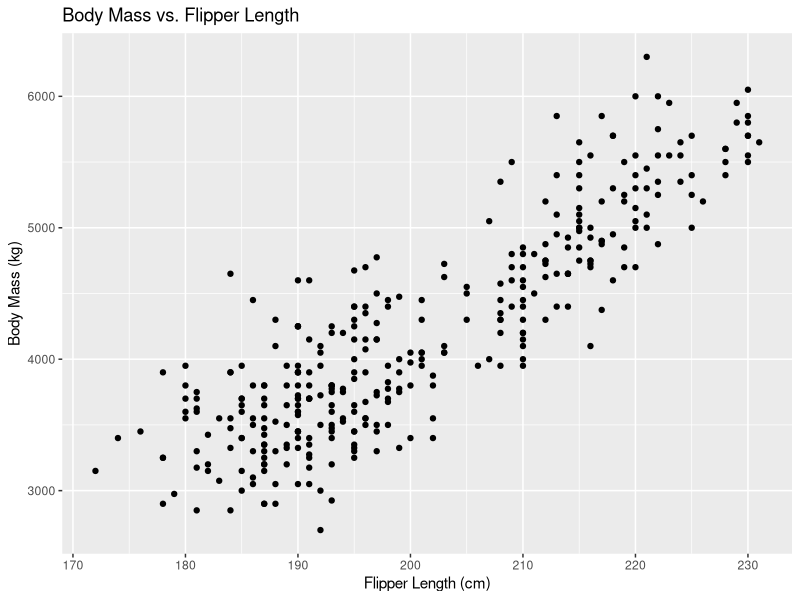
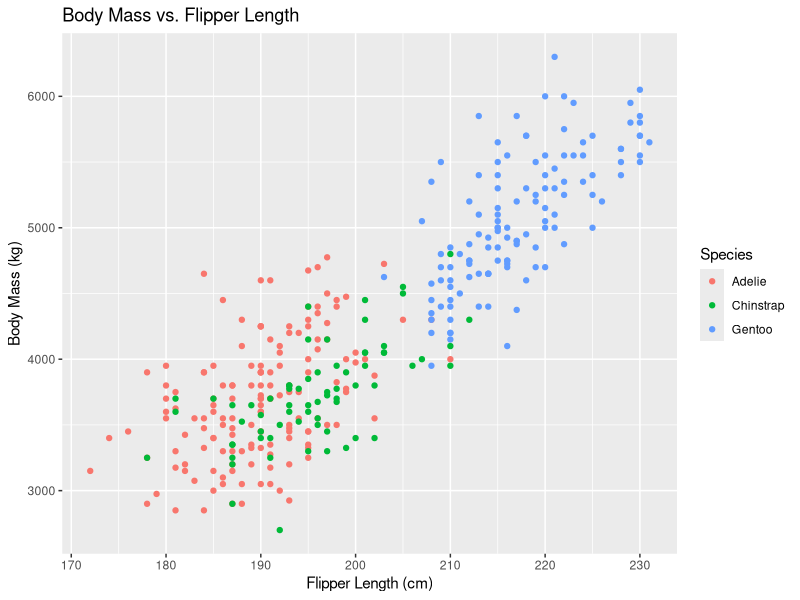
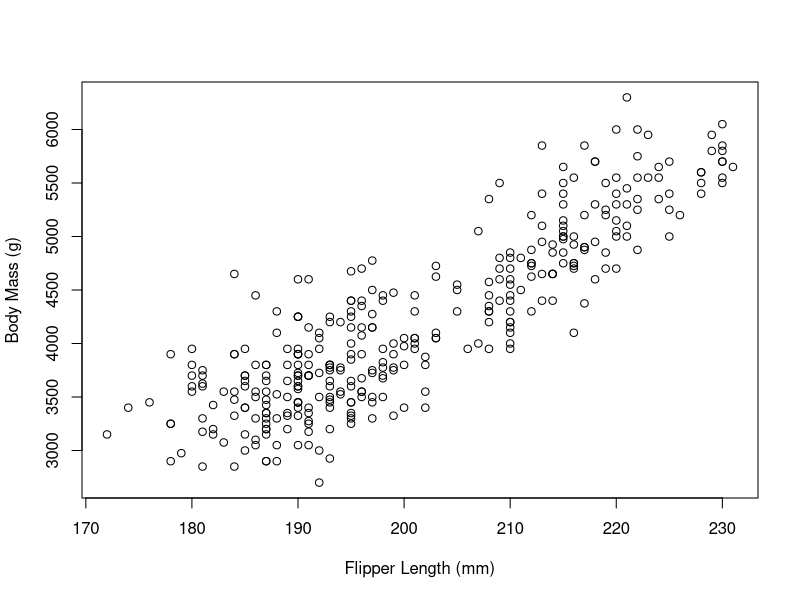
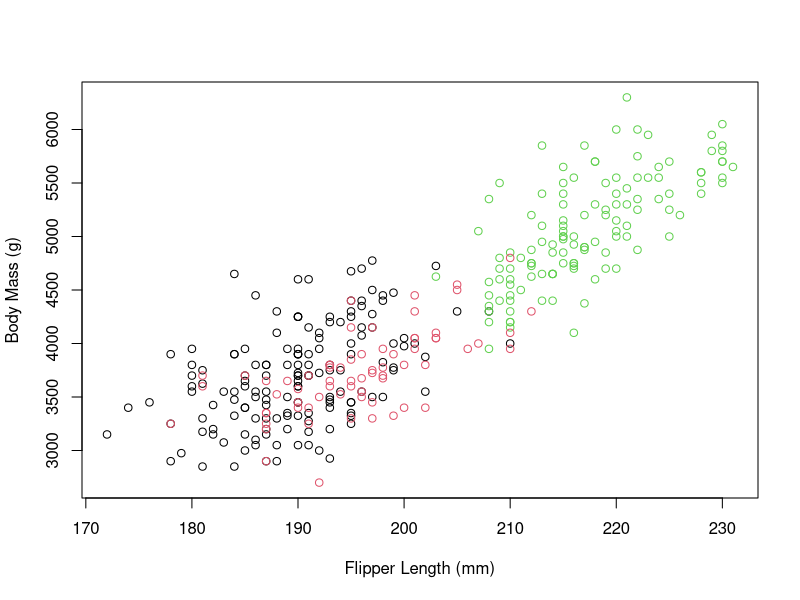
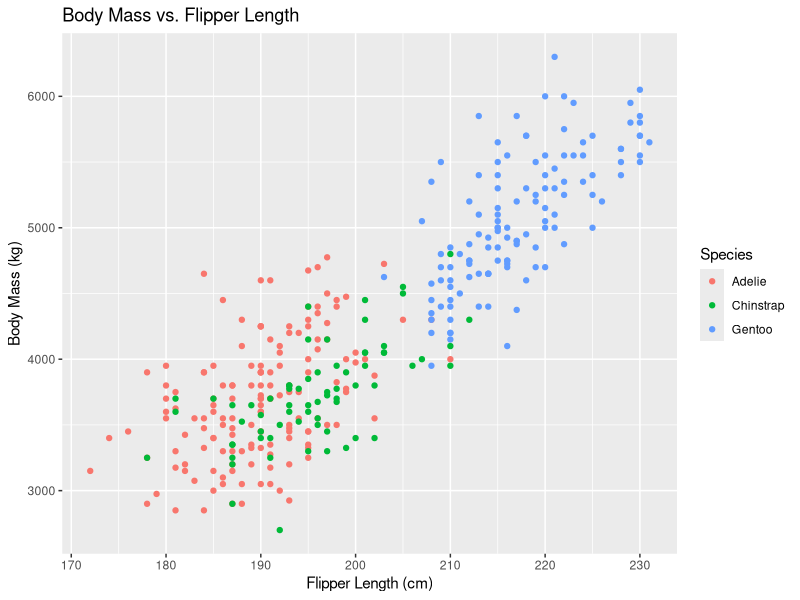
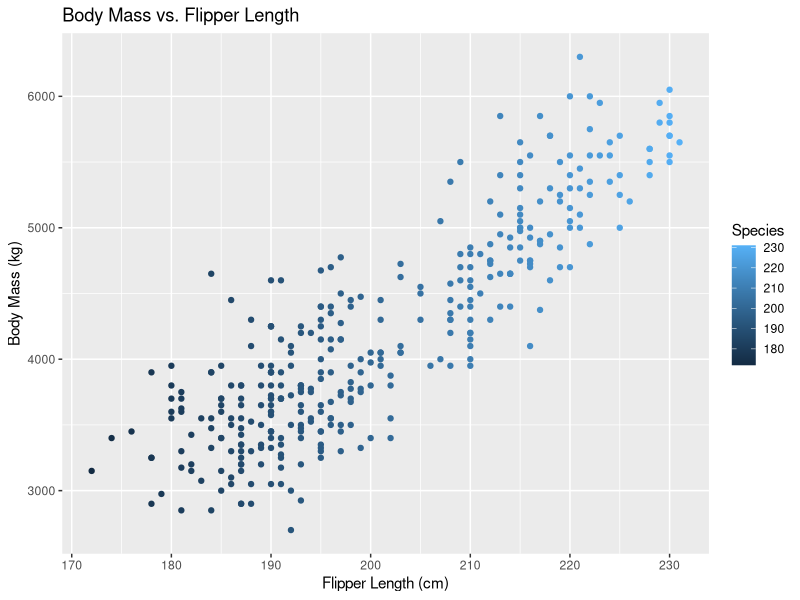
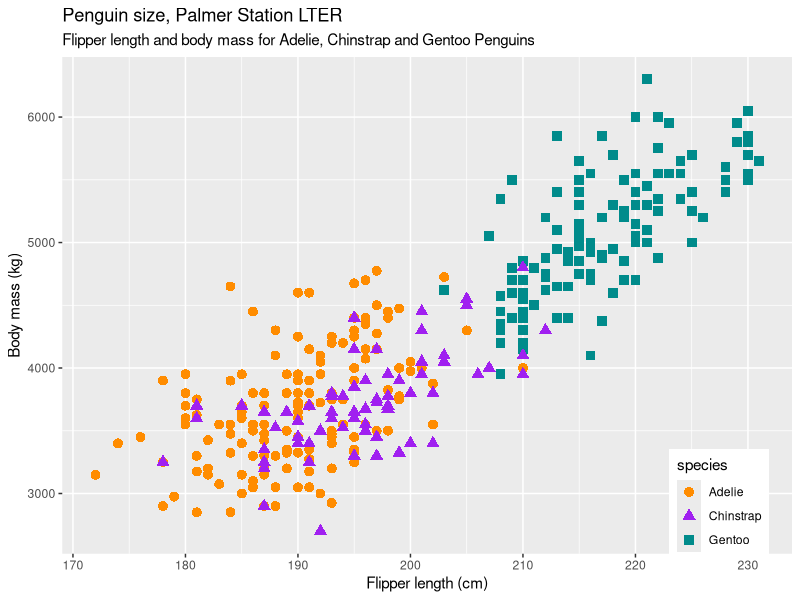
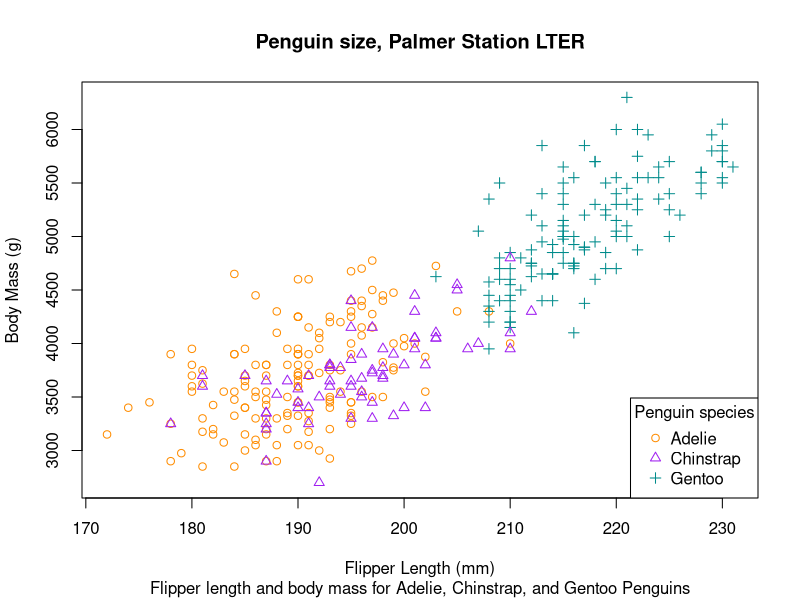

These figures' R source, in order: (Note: this script raises an error after producing the figures.)
## ---- chunk 1
#standardize figure sizes
knitr::opts_chunk$set(fig.width = 8.5, fig.height = 8.5)
options(tibble.width = Inf)  # Set to Inf to attempt to print all columns of tibbles
## ---- chunk 2
suppressPackageStartupMessages(library(tidyverse))
#install.packages('palmerpenguins')
library(palmerpenguins)
## ---- chunk 3
#what class is our data
class(penguins)

head(penguins)
## ---- chunk 4
head(penguins$flipper_length_mm)
class(penguins$flipper_length_mm)
## ---- chunk 5
#simple ggplot plot with x and y axis labeled
ggplot(penguins, aes(x = flipper_length_mm, y = body_mass_g,)) +
  geom_point() +
  labs(x = "Flipper Length (cm)", y = "Body Mass (kg)",
       title = "Body Mass vs. Flipper Length")
## ---- chunk 6
# color dots by species
ggplot(penguins, aes(x = flipper_length_mm, y = body_mass_g, color = species)) +
  geom_point() +
  labs(x = "Flipper Length (cm)", y = "Body Mass (kg)",
       title = "Body Mass vs. Flipper Length",
       color = "Species")
## ---- chunk 7
#simple base r plot with x and y axis labeled
plot(penguins$flipper_length_mm, penguins$body_mass_g,
     xlab = "Flipper Length (mm)", ylab = "Body Mass (g)")
## ---- chunk 8
# color dots by species
plot(penguins$flipper_length_mm, penguins$body_mass_g,
     xlab = "Flipper Length (mm)", ylab = "Body Mass (g)",
     col = penguins$species) 
## ---- chunk 9
ggplot(penguins, aes(x = flipper_length_mm, y = body_mass_g)) +
  geom_point(aes(color = species)) +
  labs(x = "Flipper Length (cm)", y = "Body Mass (kg)",
       title = "Body Mass vs. Flipper Length",
       color = "Species")
## ---- chunk 10
ggplot(penguins, aes(x = flipper_length_mm, y = body_mass_g, color = species)) +
  geom_point(aes(color = flipper_length_mm)) + # local aesthetic applied here
  labs(x = "Flipper Length (cm)", y = "Body Mass (kg)",
       title = "Body Mass vs. Flipper Length",
       color = "Species")
## ---- chunk 11
# Even more complex example with custom labels, colors, and fig legend position
ggplot(data = penguins, aes(x = flipper_length_mm, y = body_mass_g)) +
  geom_point(aes(color = species, shape = species), size = 3) +
  scale_color_manual(values = c("darkorange","purple","cyan4")) +
  labs(title = "Penguin size, Palmer Station LTER",
       subtitle = "Flipper length and body mass for Adelie, Chinstrap and Gentoo Penguins",
       x = "Flipper length (cm)",
       y = "Body mass (kg)") +
  theme(legend.position = c(0.9, 0.1))
## ---- chunk 12
#Similar figure using base R
species_colors <- c("darkorange", "purple", "cyan4")

plot(penguins$flipper_length_mm, penguins$body_mass_g,
     xlab = "Flipper Length (mm)", ylab = "Body Mass (g)",
     main = "Penguin size, Palmer Station LTER",
     sub = "Flipper length and body mass for Adelie, Chinstrap, and Gentoo Penguins",
     pch = as.numeric(penguins$species), # Assign shapes based on species
     col = species_colors[penguins$species]) # Assign colors based on species

# Add legend
legend("bottomright", legend = levels(penguins$species),
       col = species_colors, 
       pch = 1:3, #shape codes to legend
       title = "Penguin species")
## ---- chunk 13
# ggplot boxplot of body mass values in each species
ggplot(data = penguins, aes(x = species, y = body_mass_g)) +
  geom_boxplot(aes(color = species), width = 0.3) +
  labs(x = "Species",
       y = "Body mass (g)")
## ---- chunk 14
# Base R boxplot of body mass values in each species
boxplot(body_mass_g ~ species, data = penguins,
        col = c("darkorange", "purple", "cyan4"),
        main = "Body Mass by Penguin Species",
        xlab = "Species",
        ylab = "Body Mass (g)")
## ---- chunk 15
# overlay the raw data points using geom_jitter
ggplot(data = penguins, aes(x = species, y = body_mass_g)) +
  geom_boxplot(aes(color = species), width = 0.3, show.legend = FALSE) +
  geom_jitter(aes(color = species), alpha = 0.5, show.legend = FALSE, 
     position = position_jitter(width = 0.2)) +
  labs(x = "Species",
       y = "Body mass (g)")

## ---- chunk 16
# Create the boxplot
boxplot(body_mass_g ~ species, data = penguins,
        col = c("darkorange", "purple", "cyan4"),
        main = "Body Mass by Penguin Species",
        xlab = "Species",
        ylab = "Body mass (g)")

# Add overlaid points (jittered). Factor controls the width of the points\
#cex controls their size, and pch controls the symbol
points(jitter(as.numeric(penguins$species), factor = 1.5),
       penguins$body_mass_g,
       pch = 16, cex = 0.8)

# Add custom legend (optional)
legend("bottomright", legend = levels(penguins$species),
       fill = c("darkorange", "purple", "cyan4"),
       title = "Penguin species")
## ---- chunk 17
#fancier, with new colors and labels
ggplot(data = penguins, aes(x = bill_depth_mm)) +
  geom_histogram(aes(fill = species), alpha = 0.5, position = "identity") +
  scale_fill_manual(values = c("darkorange","purple","cyan4")) +
  labs(x = "Flipper length (mm)",
       y = "Frequency",
       title = "Penguin flipper lengths")
## ---- chunk 18
# a simple histogram of flipper length in ggplot
ggplot(data = penguins, aes(x = bill_depth_mm)) +
  geom_histogram() 
## ---- chunk 19
# simple histogram of flipper length
hist(penguins$bill_depth_mm, main = "Histogram of Penguin Bill Depth", xlab = "Bill Depth (mm)")
## ---- chunk 20
ggplot(data = penguins, aes(x = body_mass_g)) +
  geom_histogram(bins = 30) +
  labs(x = "Body Mass (g)", y = "Frequency")
       
ggplot(data = penguins, aes(x = bill_depth_mm)) +
  geom_histogram(binwidth=0.5) 
## ---- chunk 21
#change the number of bins to your liking 
hist(penguins$bill_depth_mm, breaks = 30, main = "Histogram of Penguin Bill Depth", xlab = "Bill Depth (mm)")
## ---- chunk 22
# Calculate the mean bill depth for each species
mean_depth <- penguins %>%
  group_by(species) %>%
  summarize(mean_bill_depth = mean(bill_depth_mm, na.rm = TRUE))

# add a line representing the mean to the histogram
ggplot(penguins, aes(x = bill_depth_mm, fill = species)) +
  geom_histogram(aes(fill = species), alpha = 0.5, position = "identity") +
  scale_fill_manual(values = c("darkorange","purple","cyan4")) +
  labs(x = "Flipper length (mm)",
     y = "Frequency",
     title = "Penguin flipper lengths")+
  geom_vline(data = mean_depth, aes(xintercept = mean_bill_depth),
     color = "red", linetype = "dashed", linewidth = 1) +
  geom_text(data = mean_depth, aes(x = mean_bill_depth, y = c(15,10,15),
     label = paste(species, "mean:", round(mean_bill_depth, 2))),
     color = "black", vjust = -0.5, 
     hjust = 0.5, size = 4) 
## ---- chunk 23
# Scatter plots with facet_grid
ggplot(data = penguins, aes(x = flipper_length_mm, y = body_mass_g)) +
  geom_point(aes(color = species, shape = species), size = 3) +
  scale_color_manual(values = c("darkorange","purple","cyan4")) +
  labs(title = "Penguin size, Palmer Station LTER",
       subtitle = "Flipper length and body mass for Adelie, Chinstrap and Gentoo Penguins",
       x = "Flipper length (cm)",
       y = "Body mass (kg)",
       color = "Penguin species",
       shape = "Penguin species") +
  theme(legend.position = c(0.9, 0.1), # x and y on a relative scale (0-1)
        plot.title.position = "plot",
        plot.caption = element_text(hjust = 0, face= "italic"),
        plot.caption.position = "plot") +
  facet_grid(. ~ island) 

#Boxplots with facet_grid
ggplot(data = penguins, aes(x = species, y = body_mass_g)) +
  geom_boxplot(aes(color = species), width = 0.3, show.legend = FALSE) +
  geom_jitter(aes(color = species), alpha = 0.5, show.legend = FALSE, position = position_jitter(width = 0.2)) +
  labs(x = "Species",
       y = "Body mass (g)") +
  facet_grid(. ~ year) 

# Histograms with facet_grid for year
ggplot(penguins, aes(x = bill_depth_mm, fill = species)) +
  geom_histogram(aes(fill = species), 
     alpha = 0.5, 
     position = "identity",
     binwidth=0.5) +
  scale_fill_manual(values = c("darkorange","purple","cyan4")) +
  labs(x = "Flipper length (mm)",
     y = "Frequency",
     title = "Penguin flipper lengths")+
  geom_vline(data = mean_depth, aes(xintercept = mean_bill_depth),
     color = "red", linetype = "dashed", linewidth = 1) +
  geom_text(data = mean_depth, aes(x = mean_bill_depth, y = c(10,7,5,10,7,5,10,7,5),
     label = paste(species, "mean:", round(mean_bill_depth, 2))),
     color = "black", vjust = -0.3, hjust = 0.5, size = 4) +
  facet_grid(year ~ .) 
## ---- chunk 24
#install.packages("viridis")
library(viridis)
# Scatter plots with facet_grid
ggplot(data = penguins, aes(x = flipper_length_mm, y = body_mass_g)) +
  geom_point(aes(color = flipper_length_mm, shape = species), size = 3) +
  scale_color_viridis() + #scale_color_viridis_d is for discrete variables like species
  labs(title = "Penguin size, Palmer Station LTER",
       x = "Flipper length (cm)",
       y = "Body mass (kg)",
       color = "Flipper length",
       shape = "Penguin species")

ggplot(data = penguins, aes(x = flipper_length_mm, y = body_mass_g)) +
  geom_point(aes(color = species, shape = species), size = 3) +
  scale_color_viridis_d(option="plasma") + #try a new color scheme
  labs(title = "Penguin size, Palmer Station LTER",
       x = "Flipper length (cm)",
       y = "Body mass (kg)",
       color = "Penguin species",
       shape = "Penguin species")
## ---- chunk 25
knitr::include_graphics("DataVizDay2-files/ggcats.gif")
